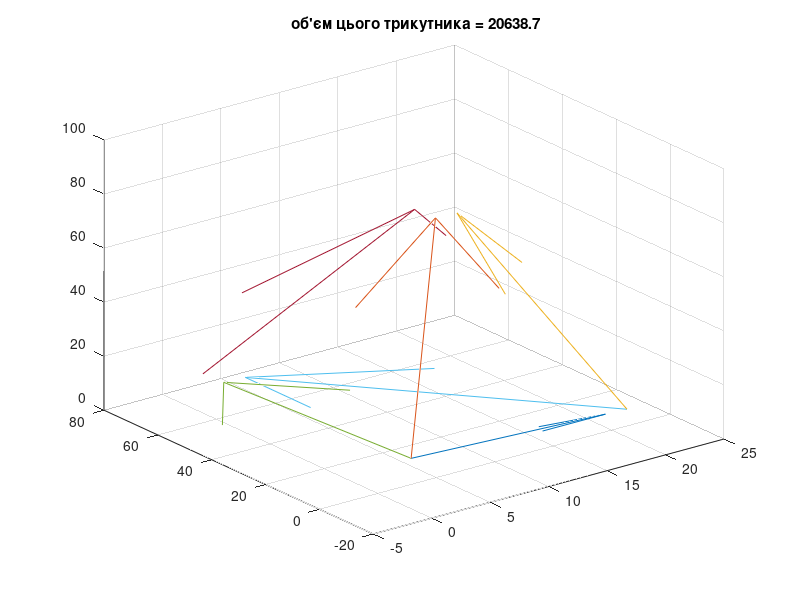

Write MATLAB code to recreate this figure.
clc
function vec_ill = vector_ilumination(vec1, vec2);
  vec_ill = cross(vec1, vec2);
  quiver3(0,0,0,vec1(1),vec1(2), vec1(3));
  hold on;
  quiver3(0,0,0,vec2(1),vec2(2), vec2(3));
  hold on;
  quiver3(0,0,0,vec_ill(1),vec_ill(2), vec_ill(3));
  title(sprintf("Векторний добуток цих векторів %d",vec_ill))
  pause(5);
  hold off;
  close;
endfunction

function vol = triangle_volume(a, b, c, d)

  A = a - d;
  B = b - d;
  C = c - d;
  B1 = b - a;
  C1 = c - a;
  C2 = c - b;

  vol = (1/6)*dot(A, cross(B, C));
  quiver3(d(1), d(2), d(3) , A(1),A(2), A(3));
  hold on;
  quiver3(d(1), d(2), d(3) ,B(1),B(2), B(3));
  quiver3(d(1), d(2), d(3) ,C(1),C(2), C(3));
  quiver3(a(1), a(2), a(3) ,B1(1),B1(2), B1(3));
  quiver3(a(1), a(2), a(3) ,C1(1),C1(2), C1(3));
  quiver3(b(1), b(2), b(3) ,C2(1),C2(2), C2(3));
  title(sprintf(" об'єм цього трикутника = %d", vol))
  pause(5);
  hold off;
  close;
endfunction


vec1 = [1 2 3];
vec2 = [4 5 6];
vec3 = (vector_ilumination(vec1, vec2))


versh = [1 2 3 4];
a = [22 3 4];
b = [3 78 5];
c = [7 8 100];
d = [4 5 6];


volume = triangle_volume(a, b, c, d)





